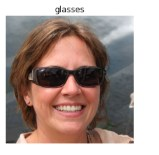
#> input picture train/glasses/row-1-column-1.jpg, 159 x 155 px; its folder holds only this picture in this run
$ python app.py
#> lines starting #> are read from the running program, lines starting #| are printed output that depends on the picture
"""
ANN NumPy :
 - Recorta franja superior con texto
 - División estratificada
 - Pérdida ponderada por clase
 - Métricas
"""
from __future__ import annotations
import itertools, random
from pathlib import Path
from typing import Tuple

import numpy as np
from PIL import Image

# ----------------- Hiperparámetros -----------------
DATA_DIR       = Path("train")
TEST_DIR       = Path("test")
TARGET_SIZE    = (64, 64)
CROP_TOP_RATIO = 0.20        # ⚡ recortar 20 % superior
TRAIN_SPLIT    = 0.8
HIDDEN_UNITS   = 256         # ⚡ un poco más de capacidad
EPOCHS         = 60
BATCH_SIZE     = 32
LR             = 5e-3
SEED           = 42
# ---------------------------------------------------

np.random.seed(SEED); random.seed(SEED)

# ---------- Activaciones / utilidades -------------
def relu(x):            return np.maximum(0.0, x)
def drelu(x):           return (x > 0).astype(np.float32)
def softmax(x):
    e = np.exp(x - x.max(axis=1, keepdims=True)); return e / e.sum(axis=1, keepdims=True)
def one_hot(y, C):      out=np.zeros((y.size, C), np.float32); out[np.arange(y.size), y]=1; return out

# ---------- Carga de datos con recorte ⚡ ----------
def preprocess(img: Image.Image) -> np.ndarray:
    w, h = img.size
    top_crop = int(CROP_TOP_RATIO * h)
    img = img.crop((0, top_crop, w, h))          # ⚡ recorte anti-texto
    img = img.resize(TARGET_SIZE)
    img = img.convert("L")                       # ⚡ escala grises
    return np.asarray(img, np.float32).flatten() / 255.0

def load_dataset(base: Path) -> Tuple[np.ndarray, np.ndarray, list[str]]:
    X, y, names = [], [], sorted(d.name for d in base.iterdir() if d.is_dir())
    for idx, cls in enumerate(names):
        for file in (base/cls).glob("*"):
            try:
                X.append(preprocess(Image.open(file)))
#> in preprocess, `w, h = img.size`: w = 159; h = 155
#> in preprocess, `top_crop = int(CROP_TOP_RATIO * h)`: top_crop = 31
#> in preprocess, `img = img.crop((0, top_crop, w, h))`:
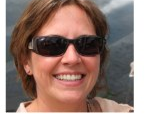
#> img: PIL image 159x124 RGB; mean R, G, B 161.3, 139.1, 131.7
#> in preprocess, `img = img.resize(TARGET_SIZE)`:
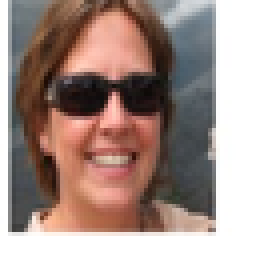
#> img: PIL image 64x64 RGB (shown 4 times larger); mean R, G, B 161.3, 139.1, 131.6
#> in preprocess, `img = img.convert("L")`:
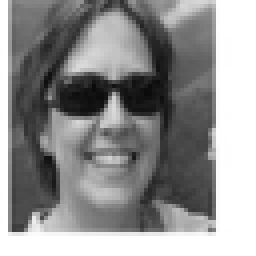
#> img: PIL image 64x64 L (shown 4 times larger); min 11, max 255, mean 144.8
                y.append(idx)
            except Exception as e:
                print(f"[WARN] {file} omitida: {e}")
#> pass 2 of the loop in load_dataset, `for idx, cls in enumerate(names):`:
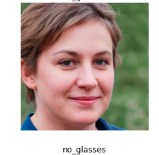
#> input picture train/noglasses/row-10-column-1.jpg, 159 x 155 px
#> in preprocess (call 2), `img = img.resize(TARGET_SIZE)`:
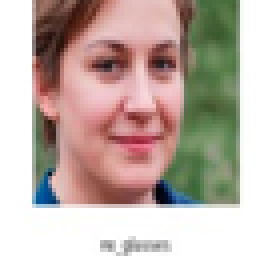
#> img: PIL image 64x64 RGB (shown 4 times larger); mean R, G, B 187.2, 170.3, 161.4
#> in preprocess (call 2), `img = img.convert("L")`:
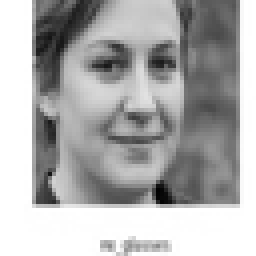
#> img: PIL image 64x64 L (shown 4 times larger); min 0, max 255, mean 174.4
    return np.stack(X), np.array(y, int), names

# ---------- Stratified split ⚡ ---------------------
def stratified_split(X, y, ratio=TRAIN_SPLIT):
    idx_by_class = [np.where(y==c)[0] for c in range(len(np.unique(y)))]
    train_idx, val_idx = [], []
    for idxs in idx_by_class:
        np.random.shuffle(idxs)
        cut = int(len(idxs)*ratio)
        train_idx.extend(idxs[:cut]); val_idx.extend(idxs[cut:])
    return X[train_idx], y[train_idx], X[val_idx], y[val_idx]

# ---------- Pérdida ponderada ⚡ --------------------
def weighted_cross_entropy(pred, y_onehot, class_weights):
    eps=1e-9
    w = class_weights[y_onehot.argmax(1)]        # (N,)
    return -np.mean(w * np.sum(y_onehot * np.log(pred+eps),1))

# ---------- Modelo --------------------------------
class ANN:
    def __init__(self, D, H, C):
        self.W1 = np.random.randn(D,H).astype(np.float32)*np.sqrt(2/D)
        self.b1 = np.zeros((1,H),np.float32)
        self.W2 = np.random.randn(H,C).astype(np.float32)*np.sqrt(2/H)
        self.b2 = np.zeros((1,C),np.float32)
    def forward(self,X):
        z1 = X@self.W1 + self.b1
        a1 = relu(z1)
        z2 = a1@self.W2 + self.b2
        a2 = softmax(z2)
        return z1,a1,a2
    def backward(self,X,y1,z1,a1,a2,lr,class_w):
        m=X.shape[0]
        dz2 = (a2-y1)/m * class_w[y1.argmax(1),None]  # ⚡ ponderación
        self.W2 -= lr * (a1.T@dz2)
        self.b2 -= lr * dz2.sum(0,keepdims=True)
        dz1 = (dz2@self.W2.T)*drelu(z1)
        self.W1 -= lr*(X.T@dz1)
        self.b1 -= lr*dz1.sum(0,keepdims=True)
    def predict(self,X): return self.forward(X)[-1].argmax(1)

# ---------- Matriz de confusión ⚡ ------------------
def confusion_matrix(y_true,y_pred,C):
    mat=np.zeros((C,C),int)
    for t,p in zip(y_true,y_pred): mat[t,p]+=1
    return mat
def print_conf(mat, names):
    print("Confusion matrix:")
    rows=[]
    for i,r in enumerate(mat):
        rows.append(" ".join(f"{n:>3}" for n in r)+f" | {names[i]}")
    print("\n".join(rows))

# ---------- Entrenamiento principal ----------------
def train():
    X,y,names = load_dataset(DATA_DIR)
#> y = [0, 1]; names = ['glasses', 'noglasses']
    Xtr,ytr,Xv,yv = stratified_split(X,y)
#> in stratified_split, `idx_by_class = [np.where(y==c)[0] for c in range(len(np.unique(y)))]`: idx_by_class = [[0], [1]]
#> the loop in stratified_split, `for idxs in idx_by_class:` made 2 passes
#> cut on passes 1 to 2: 0, 0
#> after the loop in stratified_split, `for idxs in idx_by_class:`: train_idx = []; val_idx = [0, 1]
#> Xtr = empty array; ytr = empty array; yv = [0, 1]
    print("Clases:",names,"| balance:",np.bincount(y))
#| Clases: ['glasses', 'noglasses'] | balance: [1 1]

    C=len(names); D=X.shape[1]; H=HIDDEN_UNITS
#> after `C = len(names)`: C = 2
#> after `D = X.shape[1]`: D = 4096
    class_weights = np.bincount(ytr, minlength=C).astype(np.float32)
#> class_weights = [0, 0]
    class_weights = class_weights.mean()/class_weights   # inverso de frecuencia ⚡
#> class_weights = [nan, nan]
    model=ANN(D,H,C)
#> in __init__, `self.W1 = np.random.randn(D,H).astype(np.float32)*np.sqrt(2/D)`:
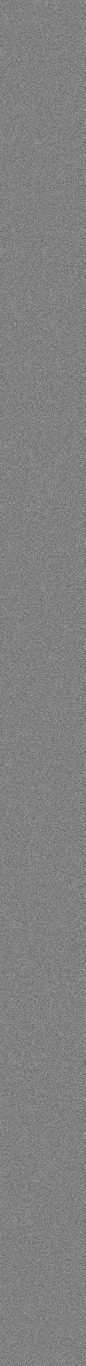
#> self.W1: shape (4096, 256) float32 (shown at 1/3 size); min -0.107, max 0.103, mean -3.16e-05; drawn with min black and max white
#> in __init__, `self.W2 = np.random.randn(H,C).astype(np.float32)*np.sqrt(2/H)`: self.W2 = 256 pairs, first value -0.211 to 0.247, second value -0.22 to 0.243

    ytr_oh,yv_oh = one_hot(ytr,C), one_hot(yv,C)
#> ytr_oh = empty array; yv_oh = [[1, 0], [0, 1]]
    for ep in range(1,EPOCHS+1):
        idx=np.random.permutation(len(Xtr))
        for b in range(0,len(idx),BATCH_SIZE):
            j=idx[b:b+BATCH_SIZE]
            z1,a1,a2=model.forward(Xtr[j])
            model.backward(Xtr[j], ytr_oh[j], z1,a1,a2, LR, class_weights)
        # métricas
        pred_tr=model.predict(Xtr); pred_v=model.predict(Xv)
        acc_tr=(pred_tr==ytr).mean(); acc_v=(pred_v==yv).mean()
        if ep%5==0 or ep==1:
            print(f"Ep{ep:03d} acc {acc_tr:.2%}/{acc_v:.2%}")
            print_conf(confusion_matrix(yv,pred_v,C), names)
#> this loop made 60 passes
#| Ep001 acc nan%/50.00%
#| Ep005 acc nan%/50.00%
#| Ep010 acc nan%/50.00%
#| Ep015 acc nan%/50.00%
#| Ep020 acc nan%/50.00%
#| Ep025 acc nan%/50.00%
#| Ep030 acc nan%/50.00%
#| Ep035 acc nan%/50.00%
#> (further printed lines are left out)

    # ---------- inferencia en /test ----------
    print("\n=== /test predictions ===")
    for p in sorted(TEST_DIR.glob("*")):
        try:
            x=preprocess(Image.open(p))[None,:]
            print(f"{p.name:25} → {names[model.predict(x)[0]]}")
        except Exception as e:
            print("[WARN]",p,e)

if __name__=="__main__":
    train()
